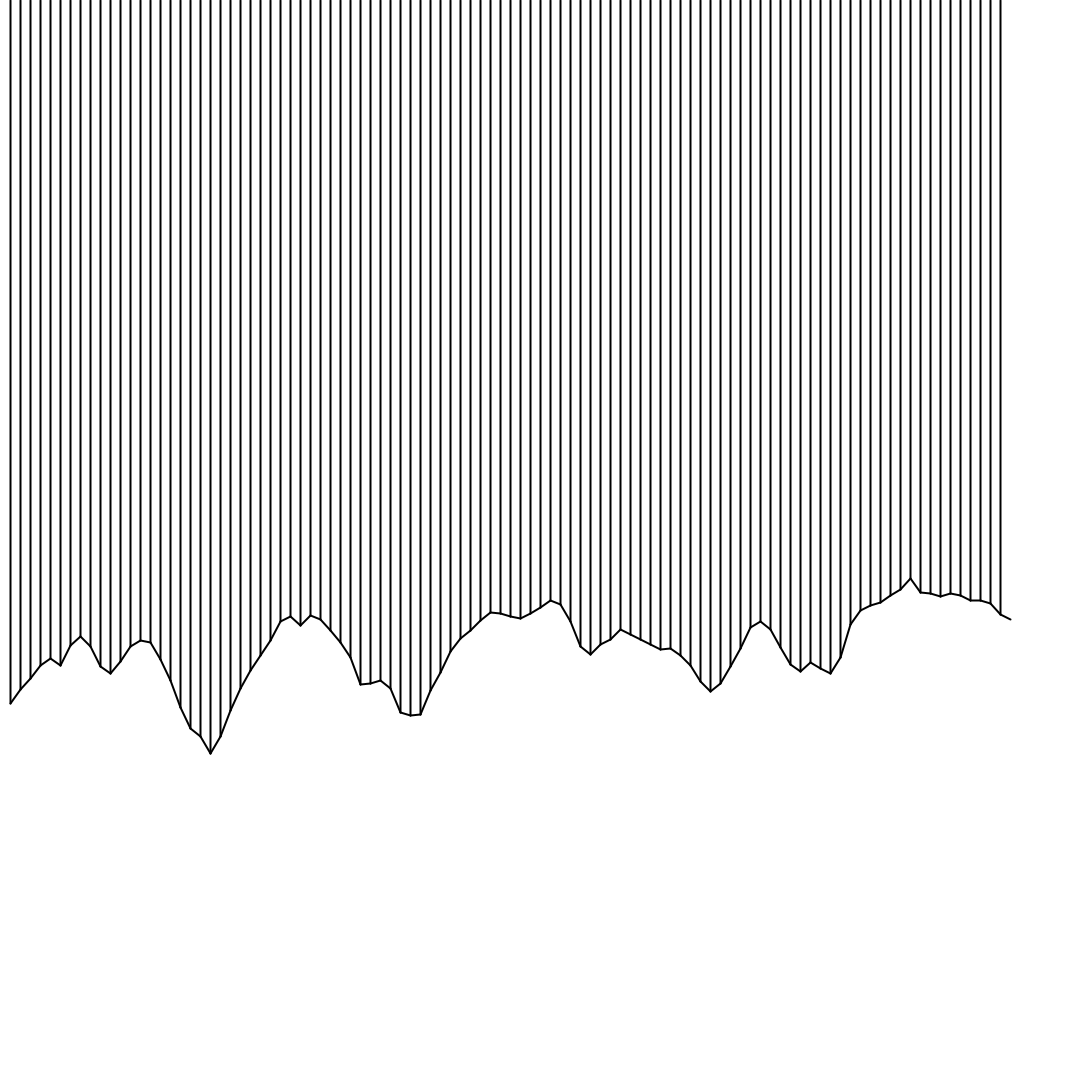
Frame 1 (no input)
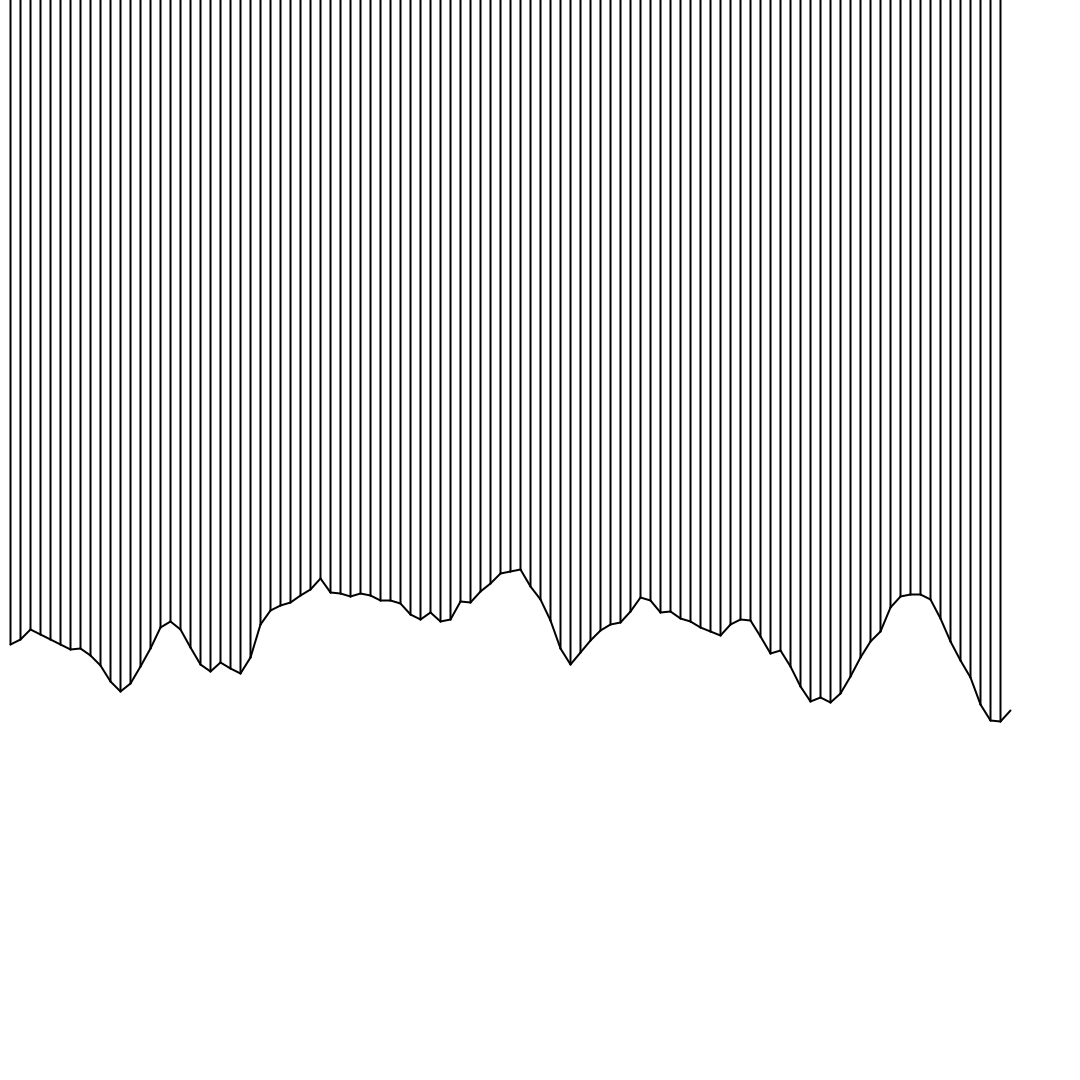
Frame 60 (the mouse pressed at the canvas centre just before this capture)
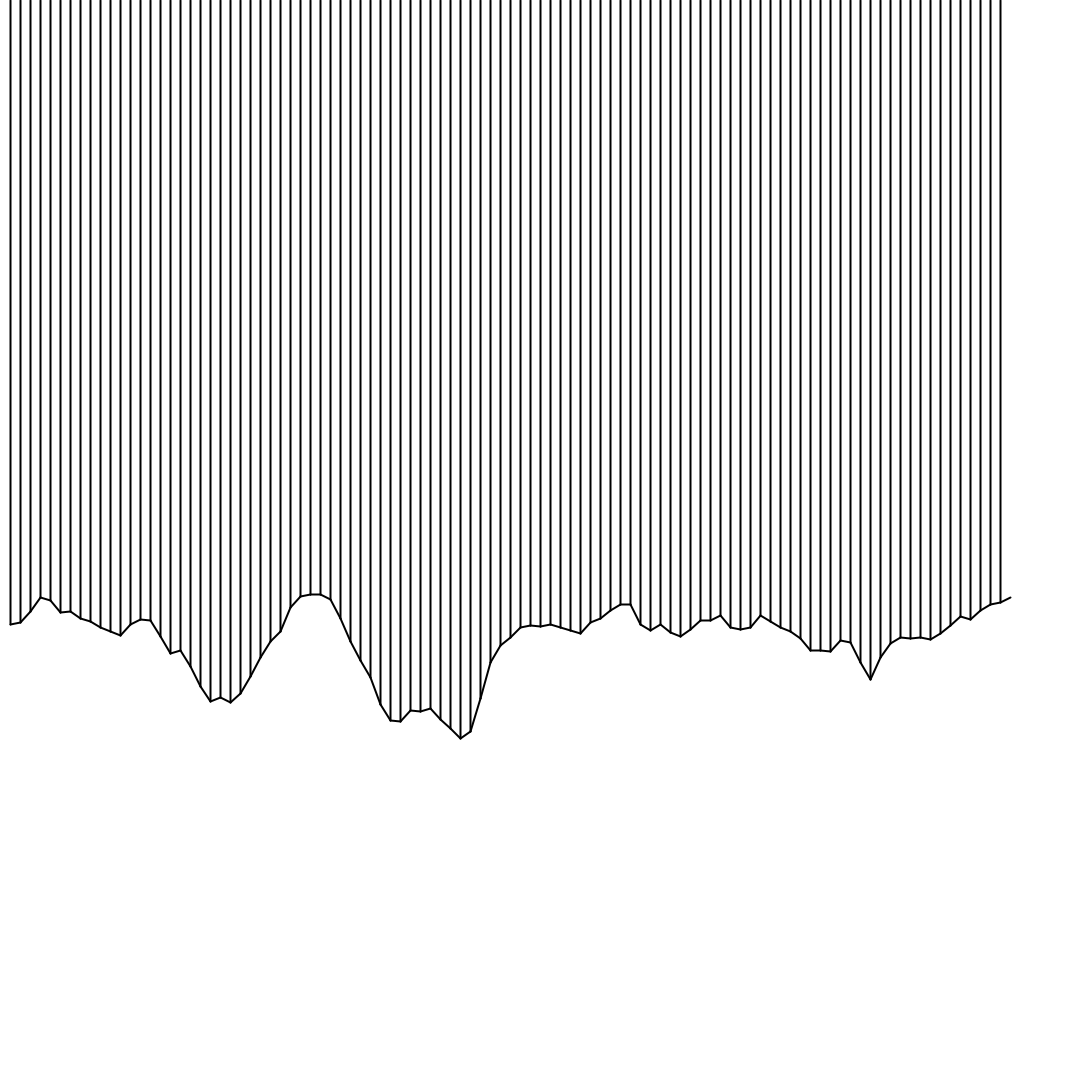
Frame 120 (the mouse held since frame 60 and released just before this capture)

The Processing sketch that drew these frames (run headless with seeded random() and noise(); from frame 60 on, the mouse is pressed at the canvas centre):

// Processing sketch: mntn
// ── mntn.pde
int count = 100;
float xoff=0.0;
float xofftemp=0.0;
void setup()
{
  size(1080, 1080);
  background(255);
  strokeWeight(2);
  //lines();
  frameRate(30);
}

void draw()
{
  background(255);
  lines();
}

void lines()
{
  float position = height/count;
  xoff = xofftemp;
  for(int i = 0; i < count; i++)
  {
    if (i==1) xofftemp=xoff;
    line(position, 0, position, width/2+noise(xoff)*(width/4));
    line(position, width/2+noise(xoff)*(width/4), position+width/count, width/2+noise(xoff+0.1)*(width/4));
    position+=width/count; 
    xoff+=0.1;
  }
}
